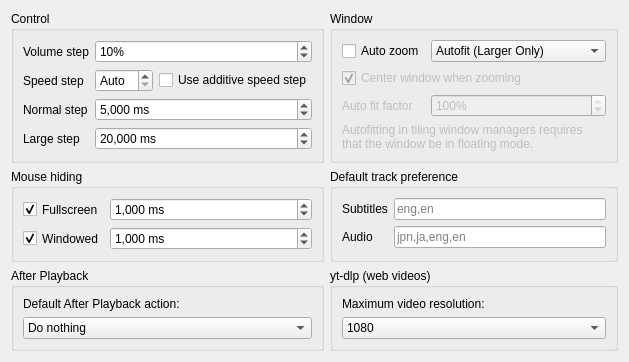
         <widget class="QWidget" name="playbackPage">
          <layout class="QGridLayout" name="playbackPageLayout" columnstretch="1,1">
           <item row="1" column="0">
            <widget class="QGroupBox" name="playbackControlBox">
             <property name="title">
              <string>Control</string>
             </property>
             <layout class="QFormLayout" name="playbackControlBoxLayout">
              <item row="0" column="0">
               <widget class="QLabel" name="playbackVolumeStepLabel">
                <property name="text">
                 <string>Volume step</string>
                </property>
               </widget>
              </item>
              <item row="0" column="1">
               <widget class="QSpinBox" name="playbackVolumeStep">
                <property name="sizePolicy">
                 <sizepolicy hsizetype="MinimumExpanding" vsizetype="Fixed">
                  <horstretch>0</horstretch>
                  <verstretch>0</verstretch>
                 </sizepolicy>
                </property>
                <property name="suffix">
                 <string>%</string>
                </property>
                <property name="minimum">
                 <number>1</number>
                </property>
                <property name="value">
                 <number>10</number>
                </property>
               </widget>
              </item>
              <item row="1" column="0">
               <widget class="QLabel" name="playbackSpeedStepLabel">
                <property name="text">
                 <string>Speed step</string>
                </property>
               </widget>
              </item>
              <item row="1" column="1">
               <layout class="QHBoxLayout" name="playbackSpeedStepLayout" stretch="1,0">
                <item>
                 <widget class="QSpinBox" name="playbackSpeedStep">
                  <property name="sizePolicy">
                   <sizepolicy hsizetype="MinimumExpanding" vsizetype="Fixed">
                    <horstretch>0</horstretch>
                    <verstretch>0</verstretch>
                   </sizepolicy>
                  </property>
                  <property name="specialValueText">
                   <string>Auto</string>
                  </property>
                  <property name="suffix">
                   <string>%</string>
                  </property>
                  <property name="maximum">
                   <number>100</number>
                  </property>
                 </widget>
                </item>
                <item>
                 <widget class="QCheckBox" name="playbackSpeedStepAdditive">
                  <property name="text">
                   <string>Use additive speed step</string>
                  </property>
                  <property name="checked">
                   <bool>false</bool>
                  </property>
                 </widget>
                </item>
               </layout>
              </item>
              <item row="2" column="0">
               <widget class="QLabel" name="playbackNormalStepLabel">
                <property name="text">
                 <string>Normal step</string>
                </property>
               </widget>
              </item>
              <item row="2" column="1">
               <widget class="QSpinBox" name="playbackNormalStep">
                <property name="sizePolicy">
                 <sizepolicy hsizetype="MinimumExpanding" vsizetype="Fixed">
                  <horstretch>0</horstretch>
                  <verstretch>0</verstretch>
                 </sizepolicy>
                </property>
                <property name="showGroupSeparator" stdset="0">
                 <bool>true</bool>
                </property>
                <property name="suffix">
                 <string notr="true"> ms</string>
                </property>
                <property name="minimum">
                 <number>1</number>
                </property>
                <property name="maximum">
                 <number>2000000000</number>
                </property>
                <property name="value">
                 <number>5000</number>
                </property>
               </widget>
              </item>
              <item row="3" column="0">
               <widget class="QLabel" name="playbackLargeStepLabel">
                <property name="text">
                 <string>Large step</string>
                </property>
               </widget>
              </item>
              <item row="3" column="1">
               <widget class="QSpinBox" name="playbackLargeStep">
                <property name="sizePolicy">
                 <sizepolicy hsizetype="MinimumExpanding" vsizetype="Fixed">
                  <horstretch>0</horstretch>
                  <verstretch>0</verstretch>
                 </sizepolicy>
                </property>
                <property name="showGroupSeparator" stdset="0">
                 <bool>true</bool>
                </property>
                <property name="suffix">
                 <string notr="true"> ms</string>
                </property>
                <property name="minimum">
                 <number>1</number>
                </property>
                <property name="maximum">
                 <number>2000000000</number>
                </property>
                <property name="value">
                 <number>20000</number>
                </property>
               </widget>
              </item>
             </layout>
            </widget>
           </item>
           <item row="1" column="1">
            <widget class="QGroupBox" name="playbackAutoBox">
             <property name="title">
              <string>Window</string>
             </property>
             <layout class="QFormLayout" name="playbackAutoBoxLayout">
              <item row="0" column="0">
               <widget class="QCheckBox" name="playbackAutoZoom">
                <property name="sizePolicy">
                 <sizepolicy hsizetype="Minimum" vsizetype="Preferred">
                  <horstretch>0</horstretch>
                  <verstretch>0</verstretch>
                 </sizepolicy>
                </property>
                <property name="text">
                 <string>Auto zoom</string>
                </property>
               </widget>
              </item>
              <item row="0" column="1">
               <widget class="QComboBox" name="playbackAutoZoomMethod">
                <property name="sizePolicy">
                 <sizepolicy hsizetype="MinimumExpanding" vsizetype="Fixed">
                  <horstretch>0</horstretch>
                  <verstretch>0</verstretch>
                 </sizepolicy>
                </property>
                <property name="currentIndex">
                 <number>9</number>
                </property>
                <item>
                 <property name="text">
                  <string>25%</string>
                 </property>
                </item>
                <item>
                 <property name="text">
                  <string>50%</string>
                 </property>
                </item>
                <item>
                 <property name="text">
                  <string>75%</string>
                 </property>
                </item>
                <item>
                 <property name="text">
                  <string>100%</string>
                 </property>
                </item>
                <item>
                 <property name="text">
                  <string>150%</string>
                 </property>
                </item>
                <item>
                 <property name="text">
                  <string>200%</string>
                 </property>
                </item>
                <item>
                 <property name="text">
                  <string>300%</string>
                 </property>
                </item>
                <item>
                 <property name="text">
                  <string>400%</string>
                 </property>
                </item>
                <item>
                 <property name="text">
                  <string>Autofit</string>
                 </property>
                </item>
                <item>
                 <property name="text">
                  <string>Autofit (Larger Only)</string>
                 </property>
                </item>
                <item>
                 <property name="text">
                  <string>Autofit (Smaller Only)</string>
                 </property>
                </item>
               </widget>
              </item>
              <item row="1" column="0" colspan="2">
               <widget class="QCheckBox" name="playbackAutoCenterWindow">
                <property name="enabled">
                 <bool>false</bool>
                </property>
                <property name="text">
                 <string>Center window when zooming</string>
                </property>
                <property name="checked">
                 <bool>true</bool>
                </property>
               </widget>
              </item>
              <item row="2" column="0">
               <widget class="QLabel" name="playbackAutoFitFactorLabel">
                <property name="enabled">
                 <bool>false</bool>
                </property>
                <property name="text">
                 <string>Auto fit factor</string>
                </property>
               </widget>
              </item>
              <item row="2" column="1">
               <widget class="QSpinBox" name="playbackAutoFitFactor">
                <property name="enabled">
                 <bool>false</bool>
                </property>
                <property name="sizePolicy">
                 <sizepolicy hsizetype="MinimumExpanding" vsizetype="Fixed">
                  <horstretch>0</horstretch>
                  <verstretch>0</verstretch>
                 </sizepolicy>
                </property>
                <property name="suffix">
                 <string>%</string>
                </property>
                <property name="minimum">
                 <number>25</number>
                </property>
                <property name="maximum">
                 <number>100</number>
                </property>
                <property name="value">
                 <number>100</number>
                </property>
               </widget>
              </item>
              <item row="4" column="0" colspan="2">
               <widget class="QLabel" name="playbackAutozoomWarn">
                <property name="enabled">
                 <bool>false</bool>
                </property>
                <property name="text">
                 <string>Autofitting in tiling window managers requires that the window be in floating mode.</string>
                </property>
                <property name="wordWrap">
                 <bool>true</bool>
                </property>
               </widget>
              </item>
             </layout>
            </widget>
           </item>
           <item row="4" column="0">
            <spacer name="playbackSpacer">
             <property name="orientation">
              <enum>Qt::Orientation::Vertical</enum>
             </property>
             <property name="sizeHint" stdset="0">
              <size>
               <width>0</width>
               <height>0</height>
              </size>
             </property>
            </spacer>
           </item>
           <item row="2" column="1">
            <widget class="QGroupBox" name="playbackTracksBox">
             <property name="title">
              <string>Default track preference</string>
             </property>
             <layout class="QFormLayout" name="playbackTracksBoxLayout">
              <item row="0" column="0">
               <widget class="QLabel" name="playbackSubtitleTracksLabel">
                <property name="text">
                 <string>Subtitles</string>
                </property>
               </widget>
              </item>
              <item row="0" column="1">
               <widget class="QLineEdit" name="playbackSubtitleTracks">
                <property name="placeholderText">
                 <string notr="true">eng,en</string>
                </property>
               </widget>
              </item>
              <item row="1" column="0">
               <widget class="QLabel" name="playbackAudioTracksLabel">
                <property name="text">
                 <string>Audio</string>
                </property>
               </widget>
              </item>
              <item row="1" column="1">
               <widget class="QLineEdit" name="playbackAudioTracks">
                <property name="placeholderText">
                 <string notr="true">jpn,ja,eng,en</string>
                </property>
               </widget>
              </item>
             </layout>
            </widget>
           </item>
           <item row="2" column="0">
            <widget class="QGroupBox" name="playbackMouseHideBox">
             <property name="title">
              <string>Mouse hiding</string>
             </property>
             <layout class="QGridLayout" name="playbackMouseHideBoxLayout">
              <item row="0" column="0">
               <widget class="QCheckBox" name="playbackMouseHideFullscreen">
                <property name="sizePolicy">
                 <sizepolicy hsizetype="Minimum" vsizetype="Preferred">
                  <horstretch>0</horstretch>
                  <verstretch>0</verstretch>
                 </sizepolicy>
                </property>
                <property name="text">
                 <string>Fullscreen</string>
                </property>
                <property name="checked">
                 <bool>true</bool>
                </property>
               </widget>
              </item>
              <item row="0" column="1">
               <widget class="QSpinBox" name="playbackMouseHideFullscreenDuration">
                <property name="sizePolicy">
                 <sizepolicy hsizetype="MinimumExpanding" vsizetype="Fixed">
                  <horstretch>0</horstretch>
                  <verstretch>0</verstretch>
                 </sizepolicy>
                </property>
                <property name="showGroupSeparator" stdset="0">
                 <bool>true</bool>
                </property>
                <property name="suffix">
                 <string notr="true"> ms</string>
                </property>
                <property name="minimum">
                 <number>10</number>
                </property>
                <property name="maximum">
                 <number>30000</number>
                </property>
                <property name="value">
                 <number>1000</number>
                </property>
               </widget>
              </item>
              <item row="1" column="0">
               <widget class="QCheckBox" name="playbackMouseHideWindowed">
                <property name="sizePolicy">
                 <sizepolicy hsizetype="Minimum" vsizetype="Preferred">
                  <horstretch>0</horstretch>
                  <verstretch>0</verstretch>
                 </sizepolicy>
                </property>
                <property name="text">
                 <string>Windowed</string>
                </property>
                <property name="checked">
                 <bool>true</bool>
                </property>
               </widget>
              </item>
              <item row="1" column="1">
               <widget class="QSpinBox" name="playbackMouseHideWindowedDuration">
                <property name="sizePolicy">
                 <sizepolicy hsizetype="MinimumExpanding" vsizetype="Fixed">
                  <horstretch>0</horstretch>
                  <verstretch>0</verstretch>
                 </sizepolicy>
                </property>
                <property name="showGroupSeparator" stdset="0">
                 <bool>true</bool>
                </property>
                <property name="suffix">
                 <string notr="true"> ms</string>
                </property>
                <property name="minimum">
                 <number>10</number>
                </property>
                <property name="maximum">
                 <number>30000</number>
                </property>
                <property name="value">
                 <number>1000</number>
                </property>
               </widget>
              </item>
             </layout>
            </widget>
           </item>
           <item row="3" column="0">
            <widget class="QGroupBox" name="afterPlaybackBox">
             <property name="title">
              <string>After Playback</string>
             </property>
             <layout class="QVBoxLayout" name="verticalLayout_16">
              <item>
               <widget class="QLabel" name="afterPlaybackDefaultLabel">
                <property name="text">
                 <string>Default After Playback action:</string>
                </property>
               </widget>
              </item>
              <item>
               <widget class="QComboBox" name="afterPlaybackDefault">
                <property name="currentIndex">
                 <number>0</number>
                </property>
                <item>
                 <property name="text">
                  <string>Do nothing</string>
                 </property>
                </item>
                <item>
                 <property name="text">
                  <string>Repeat</string>
                 </property>
                </item>
                <item>
                 <property name="text">
                  <string>Play next file</string>
                 </property>
                </item>
                <item>
                 <property name="text">
                  <string>Exit</string>
                 </property>
                </item>
               </widget>
              </item>
             </layout>
            </widget>
           </item>
           <item row="3" column="1">
            <widget class="QGroupBox" name="ytdlpBox">
             <property name="title">
              <string>yt-dlp (web videos)</string>
             </property>
             <layout class="QVBoxLayout" name="verticalLayout_18">
              <item>
               <widget class="QLabel" name="ytdlpLabel">
                <property name="text">
                 <string>Maximum video resolution:</string>
                </property>
               </widget>
              </item>
              <item>
               <widget class="QComboBox" name="ytdlpMaxHeight">
                <property name="currentIndex">
                 <number>4</number>
                </property>
                <item>
                 <property name="text">
                  <string notr="true">240</string>
                 </property>
                </item>
                <item>
                 <property name="text">
                  <string notr="true">360</string>
                 </property>
                </item>
                <item>
                 <property name="text">
                  <string notr="true">480</string>
                 </property>
                </item>
                <item>
                 <property name="text">
                  <string notr="true">720</string>
                 </property>
                </item>
                <item>
                 <property name="text">
                  <string notr="true">1080</string>
                 </property>
                </item>
                <item>
                 <property name="text">
                  <string notr="true">1440</string>
                 </property>
                </item>
                <item>
                 <property name="text">
                  <string notr="true">2160</string>
                 </property>
                </item>
                <item>
                 <property name="text">
                  <string notr="true">2880</string>
                 </property>
                </item>
                <item>
                 <property name="text">
                  <string notr="true">4320</string>
                 </property>
                </item>
               </widget>
              </item>
             </layout>
            </widget>
           </item>
          </layout>
         </widget>
